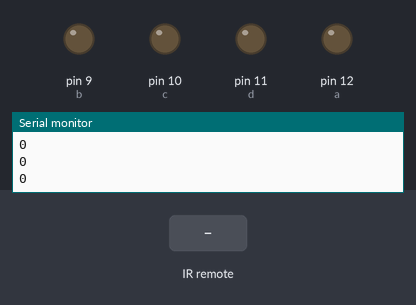
Bench run of a sketch on a simulated Arduino Uno, built with avr-gcc and run on an emulated ATmega328P. Shown: output pins drawn as LEDs (lit = HIGH), the last lines printed to the serial monitor. The inputs (shaded band) are chosen by the test bench.

Above: at 1.2 s.
1.3 s: infrared code 0xC0000C received
At 2.8 s:
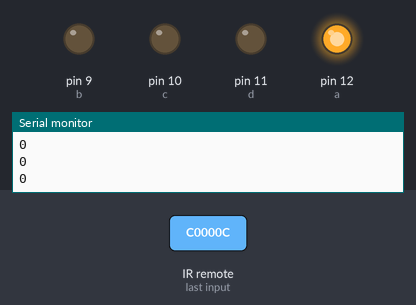
3.2 s: infrared code 0xC0000C received
At 4.2 s:
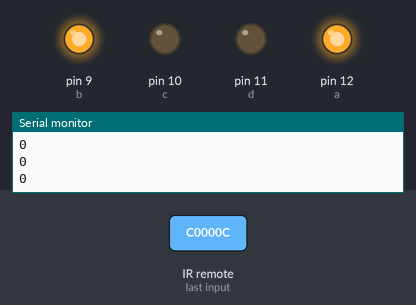
Timing chart, 0 to 6.2 s (numbered marks = the images above; inputs shaded):
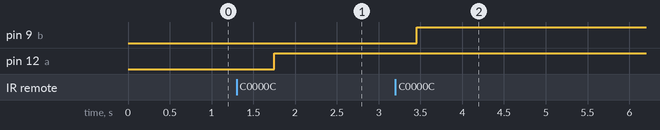

The sketch:

ir_and_rf.ino
```cpp
#include <IRremote.h>

int a=12;
int b=9;
int c=10;
int d=11;

int counter=0;

int RECV_PIN=4;
IRrecv irrecv(RECV_PIN);
decode_results results;

unsigned long inc=12582924;
unsigned long dec=12582912;

void setup() {
  Serial.begin(9600);
  irrecv.enableIRIn();
  pinMode(a,OUTPUT);
  pinMode(b,OUTPUT);
  pinMode(c,OUTPUT);
  pinMode(d,OUTPUT);

}

void loop() {
  unsigned long store;
  if(irrecv.decode(&results))
  {
  store=(results.value);
  }
  Serial.println(store);
  irrecv.resume();
  delay(250);
  if(store==inc)
    {
      if(counter<=4)
        {
          if(counter==0)
          {
            digitalWrite(a,HIGH);
            delay(200);
            counter++;
          }
          else if(counter==1)
          {
            digitalWrite(b,HIGH);
            delay(200);
            counter++;
          }
          else if(counter==2)
          {
            digitalWrite(c,HIGH);
            delay(200);
            counter++;
          }
          else           {
            digitalWrite(d,HIGH);
            delay(200);
            counter++;
          }
        }
        else
        {
          if(counter==1)
          {
            digitalWrite(a,LOW);
            delay(200);
            counter--;
          }
          else if(counter==2)
          {
            digitalWrite(b,LOW);
            delay(200);
            counter--;
          }
          else if(counter==3)
          {
            digitalWrite(c,LOW);
            delay(200);
            counter--;
          }
          else           {
            digitalWrite(d,LOW);
            delay(200);
            counter--;
          }
        }
    }
    /*digitalWrite(a,HIGH);
    delay(1000);
    digitalWrite(a,LOW);
    delay(1000);
    digitalWrite(b,HIGH);
    delay(1000);
    digitalWrite(c,HIGH);
    delay(1000);*/


}
```

Measured:
- after the input at 1.3 s, pin 12 (a): LOW → HIGH after 0.45 s
- after the input at 3.2 s, pin 9 (b): LOW → HIGH after 0.25 s
